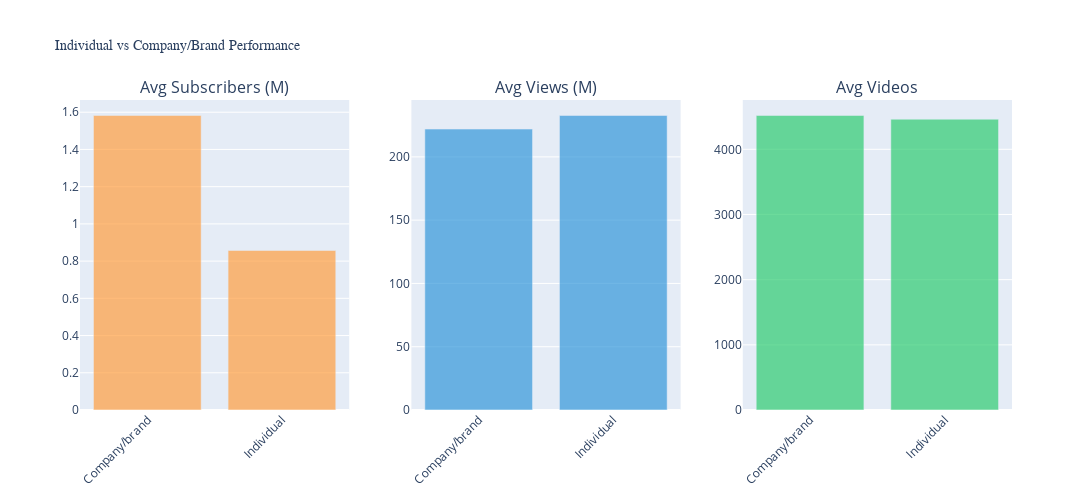

The notebook cell this image was saved under:
### Markdown cell above
*  Average Subscribers (M):
Company Based channels have significantly higher average subscribers than Individual channels, indicating stronger reach and brand-driven audience growth.
*  Average Views (M):
Average views are fairly similar between Individual and Company based channels, with Individuals slightly edging higher, suggesting strong per-channel view performance despite smaller subscriber bases.
*  Average Videos:
Both channel types have almost the same average number of videos, meaning content volume is not the main factor differentiating their performance.

### Code cell
from plotly.subplots import make_subplots
import plotly.graph_objects as go

perf_comparison = channel_df.groupby('Individual_company_brand').agg({
    'subscribers': 'mean',
    'total_views': 'mean',
    'total_videos': 'mean'
})


fig4 = make_subplots(
    rows=1, cols=3,
    subplot_titles=('Avg Subscribers (M)', 'Avg Views (M)', 'Avg Videos')
)

x_labels = perf_comparison.index


fig4.add_trace(
    go.Bar(x=x_labels, y=perf_comparison['subscribers']/1000000,
           marker=dict(color='rgb(255,159,64)', opacity=0.7),
           showlegend=False),
    row=1, col=1
)

fig4.add_trace(
    go.Bar(x=x_labels, y=perf_comparison['total_views']/1000000,
           marker=dict(color='#3498db', opacity=0.7),
           showlegend=False),
    row=1, col=2
)

fig4.add_trace(
    go.Bar(x=x_labels, y=perf_comparison['total_videos'],
           marker=dict(color='#2ecc71', opacity=0.7),
           showlegend=False),
    row=1, col=3
)

fig4.update_layout(
    title_text='Individual vs Company/Brand Performance',
    title_font=dict(size=14, family='Arial Black'),
    height=500,
    width=1400
)

fig4.update_xaxes(tickangle=-45)

fig4.show()

### Figure 1 — Plotly figure (JSON) as saved in the notebook; plotly's stock layout.template omitted (floating-point values rounded to 4 significant figures)
{"data": [{"marker": {"color": "rgb(255,159,64)", "opacity": 0.7}, "showlegend": false, "type": "bar", "x": ["Company/brand", "Individual"], "xaxis": "x", "y": [1.582, 0.8572], "yaxis": "y"}, {"marker": {"color": "#3498db", "opacity": 0.7}, "showlegend": false, "type": "bar", "x": ["Company/brand", "Individual"], "xaxis": "x2", "y": [222.0, 232.7], "yaxis": "y2"}, {"marker": {"color": "#2ecc71", "opacity": 0.7}, "showlegend": false, "type": "bar", "x": ["Company/brand", "Individual"], "xaxis": "x3", "y": [4519.0, 4462.0], "yaxis": "y3"}], "layout": {"annotations": [{"font": {"size": 16}, "showarrow": false, "text": "Avg Subscribers (M)", "x": 0.1444, "xanchor": "center", "xref": "paper", "y": 1, "yanchor": "bottom", "yref": "paper"}, {"font": {"size": 16}, "showarrow": false, "text": "Avg Views (M)", "x": 0.5, "xanchor": "center", "xref": "paper", "y": 1, "yanchor": "bottom", "yref": "paper"}, {"font": {"size": 16}, "showarrow": false, "text": "Avg Videos", "x": 0.8556, "xanchor": "center", "xref": "paper", "y": 1, "yanchor": "bottom", "yref": "paper"}], "height": 500, "title": {"font": {"family": "Arial Black", "size": 14}, "text": "Individual vs Company/Brand Performance"}, "width": 1400, "xaxis": {"anchor": "y", "domain": [0, 0.2889], "tickangle": -45}, "xaxis2": {"anchor": "y2", "domain": [0.3556, 0.6444], "tickangle": -45}, "xaxis3": {"anchor": "y3", "domain": [0.7111, 1], "tickangle": -45}, "yaxis": {"anchor": "x", "domain": [0, 1]}, "yaxis2": {"anchor": "x2", "domain": [0, 1]}, "yaxis3": {"anchor": "x3", "domain": [0, 1]}}}
